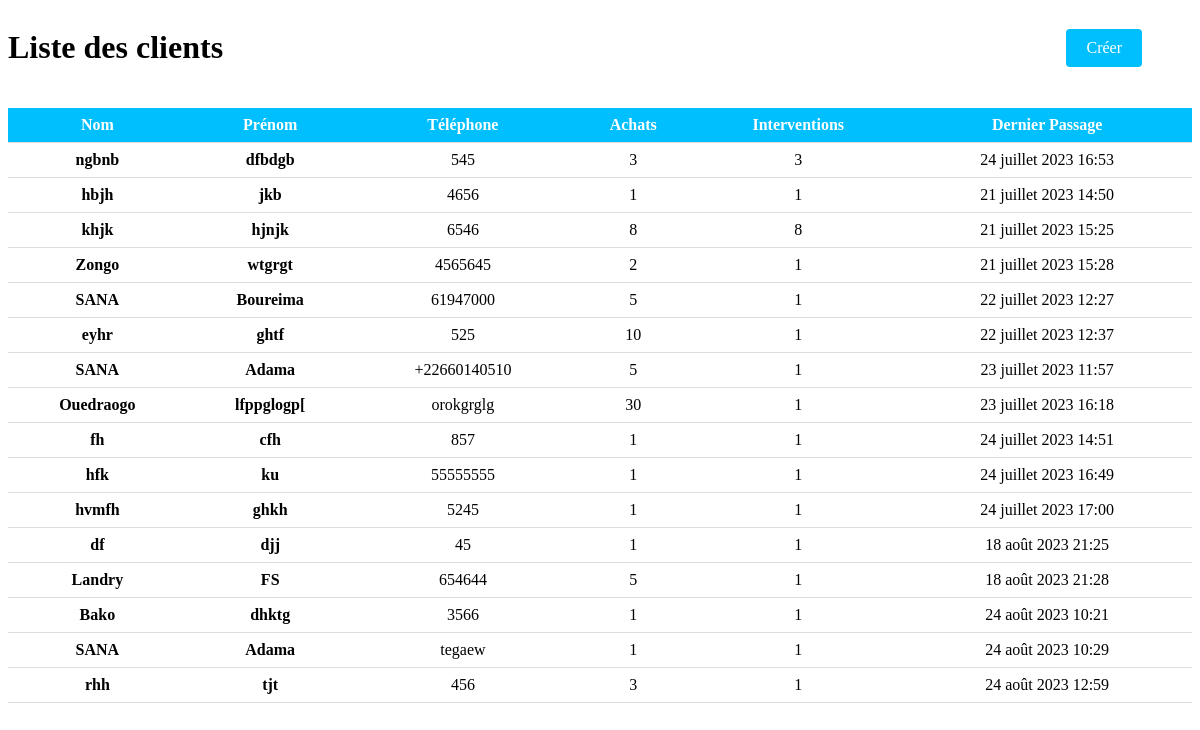
/clients (signed in), run on an earlier commit of the app's database.
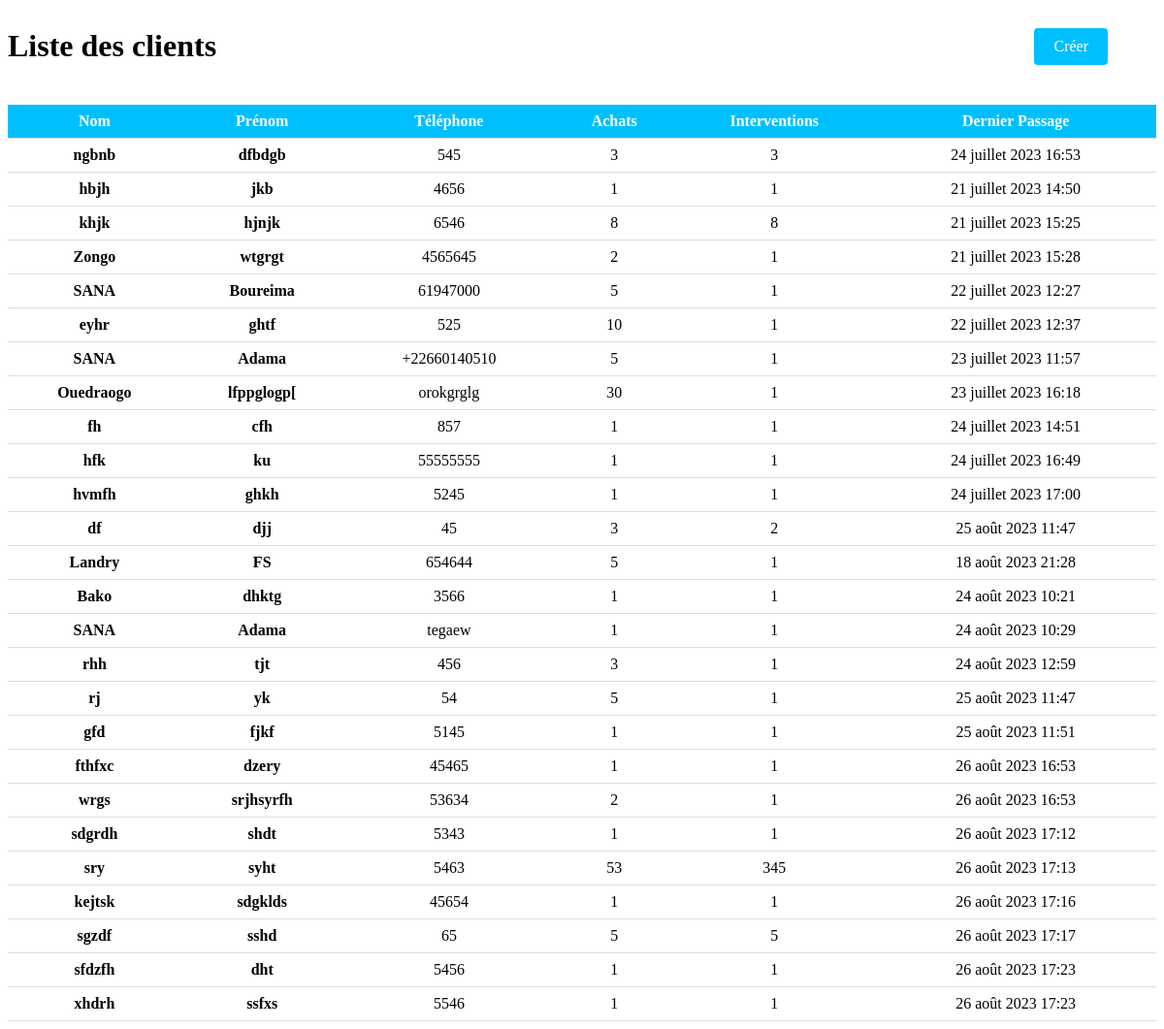
And on a later commit of the database.
### Gestion/models.py (models this page shows, shortened)
class Client(models.Model):
    Nom = models.CharField(max_length=25)
    Prenom = models.TextField()
    Telephone = models.CharField(max_length=8)
    Achats = models.IntegerField(default=1)
    Interventions = models.IntegerField(default=1)
    date_added = models.DateTimeField(auto_now=True)
    class meta:
        ordering = ['-date_added']
        verbose_name = ("Client")
        verbose_name_plurial = ("Clients")

### Gestion/views.py (the view)
# urls.py: path('clients', clients, name='page_clients'),
@login_required(login_url='login')
def clients(request):
    user = request.user
    if(request.method =="GET"):
        clients = Client.objects.all()
        context = {"clients": clients}
        return render(request, "gestion/clients.html", context=context)

### Gestion/templates/gestion/clients.html (shortened to what this page needs)
<!DOCTYPE html>
<html>
<head>
</head>
<body>
    <div class="header">
        <h1>Liste des clients</h1>
        <a href="{% url 'creer_client' %}" style="margin-right: 50px;" class="create-button">Créer</a>
    </div>
    <table>
        <tr>
            <th>Nom</th>
            <th>Prénom</th>
            <th>Téléphone</th>
            <th>Achats</th>
            <th>Interventions</th>
            <th>Dernier Passage</th>
        </tr>
        {% for client in clients %}
            <tr>
                <td><span>{{ client.Nom }}</span></td>
                <td><span>{{ client.Prenom }}</span></td>
                <td>{{ client.Telephone }}</td>
                <td>{{ client.Achats }}</td>
                <td>{{ client.Interventions }}</td>
                <td>{{ client.date_added }}</td>
            </tr>
        {% endfor %}
    </table>
</body>
</html>

What changed in the data, as far as the page shows it:
changed Client "df": Achats "1" → "3"; Interventions "1" → "2"; date_added "18 août 2023 21:25" → "25 août 2023 11:47"
added Client: Nom "rj", Prenom "yk", Telephone "54", Achats "5", Interventions "1", date_added "25 août 2023 11:47"
added Client: Nom "gfd", Prenom "fjkf", Telephone "5145", Achats "1", Interventions "1", date_added "25 août 2023 11:51"
added Client: Nom "fthfxc", Prenom "dzery", Telephone "45465", Achats "1", Interventions "1", date_added "26 août 2023 16:53"
added Client: Nom "wrgs", Prenom "srjhsyrfh", Telephone "53634", Achats "2", Interventions "1", date_added "26 août 2023 16:53"
added Client: Nom "sdgrdh", Prenom "shdt", Telephone "5343", Achats "1", Interventions "1", date_added "26 août 2023 17:12"
added Client: Nom "sry", Prenom "syht", Telephone "5463", Achats "53", Interventions "345", date_added "26 août 2023 17:13"
added Client: Nom "kejtsk", Prenom "sdgklds", Telephone "45654", Achats "1", Interventions "1", date_added "26 août 2023 17:16"
added Client: Nom "sgzdf", Prenom "sshd", Telephone "65", Achats "5", Interventions "5", date_added "26 août 2023 17:17"
added Client: Nom "sfdzfh", Prenom "dht", Telephone "5456", Achats "1", Interventions "1", date_added "26 août 2023 17:23"
added Client: Nom "xhdrh", Prenom "ssfxs", Telephone "5546", Achats "1", Interventions "1", date_added "26 août 2023 17:23"
